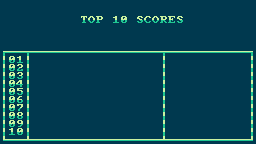

A level layout from a 2D game, rendered from its tile map. Below: a short description, then the map file with its tile-grid data intact:
An orthogonal 32x18 tile map with 8x8 px tiles, 1 tile layer (background).

<map version="1.9" tiledversion="1.9.2" orientation="orthogonal" renderorder="right-down" width="32" height="18" tilewidth="8" tileheight="8" infinite="0" nextlayerid="2" nextobjectid="1">
 <tileset firstgid="1" source="../tilesets/hud.tsx" />
 <layer id="1" name="background" width="32" height="18">
  <data encoding="csv">
19,19,19,19,19,19,19,19,19,19,19,19,19,19,19,19,19,19,19,19,19,19,19,19,19,19,19,19,19,19,19,19,
19,19,19,19,19,19,19,19,19,19,19,19,19,19,19,19,19,19,19,19,19,19,19,19,19,19,19,19,19,19,19,19,
19,19,19,19,19,19,19,19,19,19,85,80,81,19,50,49,19,84,68,80,83,70,84,19,19,19,19,19,19,19,19,19,
19,19,19,19,19,19,19,19,19,19,19,19,19,19,19,19,19,19,19,19,19,19,19,19,19,19,19,19,19,19,19,19,
19,19,19,19,19,19,19,19,19,19,19,19,19,19,19,19,19,19,19,19,19,19,19,19,19,19,19,19,19,19,19,19,
19,19,19,19,19,19,19,19,19,19,19,19,19,19,19,19,19,19,19,19,19,19,19,19,19,19,19,19,19,19,19,19,
219,197,197,195,197,197,197,197,197,197,197,197,197,197,197,197,197,197,197,197,195,197,197,197,197,197,197,197,197,197,197,192,
180,49,50,180,33,33,33,33,33,33,33,33,33,33,33,33,33,33,33,33,180,33,33,33,33,33,33,33,33,33,33,180,
180,49,51,180,33,33,33,33,33,33,33,33,33,33,33,33,33,33,33,33,180,33,33,33,33,33,33,33,33,33,33,180,
180,49,52,180,33,33,33,33,33,33,33,33,33,33,33,33,33,33,33,33,180,33,33,33,33,33,33,33,33,33,33,180,
180,49,53,180,33,33,33,33,33,33,33,33,33,33,33,33,33,33,33,33,180,33,33,33,33,33,33,33,33,33,33,180,
180,49,54,180,33,33,33,33,33,33,33,33,33,33,33,33,33,33,33,33,180,33,33,33,33,33,33,33,33,33,33,180,
180,49,55,180,33,33,33,33,33,33,33,33,33,33,33,33,33,33,33,33,180,33,33,33,33,33,33,33,33,33,33,180,
180,49,56,180,33,33,33,33,33,33,33,33,33,33,33,33,33,33,33,33,180,33,33,33,33,33,33,33,33,33,33,180,
180,49,57,180,33,33,33,33,33,33,33,33,33,33,33,33,33,33,33,33,180,33,33,33,33,33,33,33,33,33,33,180,
180,49,58,180,33,33,33,33,33,33,33,33,33,33,33,33,33,33,33,33,180,33,33,33,33,33,33,33,33,33,33,180,
180,50,49,180,33,33,33,33,33,33,33,33,33,33,33,33,33,33,33,33,180,33,33,33,33,33,33,33,33,33,33,180,
193,197,197,194,197,197,197,197,197,197,197,197,197,197,197,197,197,197,197,197,194,197,197,197,197,197,197,197,197,197,197,218
</data>
 </layer>
</map>
